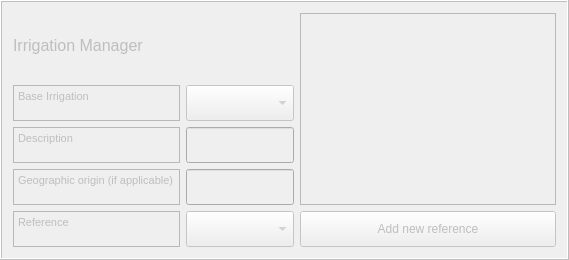
    <widget class="QFrame" name="frame1">
     <property name="enabled">
      <bool>false</bool>
     </property>
     <property name="sizePolicy">
      <sizepolicy hsizetype="Expanding" vsizetype="Preferred">
       <horstretch>0</horstretch>
       <verstretch>0</verstretch>
      </sizepolicy>
     </property>
     <property name="maximumSize">
      <size>
       <width>2000</width>
       <height>16777215</height>
      </size>
     </property>
     <property name="frameShape">
      <enum>QFrame::Box</enum>
     </property>
     <property name="frameShadow">
      <enum>QFrame::Raised</enum>
     </property>
     <layout class="QGridLayout" name="gridLayout_2">
      <item row="0" column="0" colspan="2">
       <widget class="QLabel" name="label_46">
        <property name="text">
         <string>&lt;!DOCTYPE HTML PUBLIC &quot;-//W3C//DTD HTML 4.0//EN&quot; &quot;http://www.w3.org/TR/REC-html40/strict.dtd&quot;&gt;
&lt;html&gt;&lt;head&gt;&lt;meta name=&quot;qrichtext&quot; content=&quot;1&quot; /&gt;&lt;style type=&quot;text/css&quot;&gt;
p, li { white-space: pre-wrap; }
&lt;/style&gt;&lt;/head&gt;&lt;body style=&quot; font-family:'MS Shell Dlg 2'; font-size:8pt; font-weight:400; font-style:normal;&quot;&gt;
&lt;p style=&quot; margin-top:0px; margin-bottom:0px; margin-left:0px; margin-right:0px; -qt-block-indent:0; text-indent:0px;&quot;&gt;&lt;span style=&quot; font-size:12pt;&quot;&gt;Irrigation Manager&lt;/span&gt;&lt;/p&gt;&lt;/body&gt;&lt;/html&gt;</string>
        </property>
       </widget>
      </item>
      <item row="0" column="2" rowspan="4">
       <widget class="QTextBrowser" name="textBrowserRef">
        <property name="sizePolicy">
         <sizepolicy hsizetype="Expanding" vsizetype="Expanding">
          <horstretch>0</horstretch>
          <verstretch>0</verstretch>
         </sizepolicy>
        </property>
        <property name="maximumSize">
         <size>
          <width>900</width>
          <height>500</height>
         </size>
        </property>
       </widget>
      </item>
      <item row="1" column="0">
       <widget class="QTextBrowser" name="textBrowserBaseESTM">
        <property name="sizePolicy">
         <sizepolicy hsizetype="Expanding" vsizetype="Preferred">
          <horstretch>0</horstretch>
          <verstretch>0</verstretch>
         </sizepolicy>
        </property>
        <property name="maximumSize">
         <size>
          <width>167</width>
          <height>36</height>
         </size>
        </property>
        <property name="html">
         <string>&lt;!DOCTYPE HTML PUBLIC &quot;-//W3C//DTD HTML 4.0//EN&quot; &quot;http://www.w3.org/TR/REC-html40/strict.dtd&quot;&gt;
&lt;html&gt;&lt;head&gt;&lt;meta name=&quot;qrichtext&quot; content=&quot;1&quot; /&gt;&lt;style type=&quot;text/css&quot;&gt;
p, li { white-space: pre-wrap; }
&lt;/style&gt;&lt;/head&gt;&lt;body style=&quot; font-family:'MS Shell Dlg 2'; font-size:7.8pt; font-weight:400; font-style:normal;&quot;&gt;
&lt;p style=&quot; margin-top:0px; margin-bottom:0px; margin-left:0px; margin-right:0px; -qt-block-indent:0; text-indent:0px;&quot;&gt;&lt;span style=&quot; font-size:8pt;&quot;&gt;Base Irrigation&lt;/span&gt;&lt;/p&gt;&lt;/body&gt;&lt;/html&gt;</string>
        </property>
       </widget>
      </item>
      <item row="1" column="1">
       <widget class="QComboBox" name="comboBoxBaseIrr">
        <property name="sizePolicy">
         <sizepolicy hsizetype="Preferred" vsizetype="Preferred">
          <horstretch>0</horstretch>
          <verstretch>0</verstretch>
         </sizepolicy>
        </property>
        <property name="minimumSize">
         <size>
          <width>0</width>
          <height>36</height>
         </size>
        </property>
        <property name="maximumSize">
         <size>
          <width>500</width>
          <height>36</height>
         </size>
        </property>
       </widget>
      </item>
      <item row="2" column="0">
       <widget class="QTextBrowser" name="textBrowserDesc">
        <property name="sizePolicy">
         <sizepolicy hsizetype="Expanding" vsizetype="Preferred">
          <horstretch>0</horstretch>
          <verstretch>0</verstretch>
         </sizepolicy>
        </property>
        <property name="maximumSize">
         <size>
          <width>167</width>
          <height>36</height>
         </size>
        </property>
        <property name="html">
         <string>&lt;!DOCTYPE HTML PUBLIC &quot;-//W3C//DTD HTML 4.0//EN&quot; &quot;http://www.w3.org/TR/REC-html40/strict.dtd&quot;&gt;
&lt;html&gt;&lt;head&gt;&lt;meta name=&quot;qrichtext&quot; content=&quot;1&quot; /&gt;&lt;style type=&quot;text/css&quot;&gt;
p, li { white-space: pre-wrap; }
&lt;/style&gt;&lt;/head&gt;&lt;body style=&quot; font-family:'MS Shell Dlg 2'; font-size:7.8pt; font-weight:400; font-style:normal;&quot;&gt;
&lt;p style=&quot; margin-top:0px; margin-bottom:0px; margin-left:0px; margin-right:0px; -qt-block-indent:0; text-indent:0px;&quot;&gt;&lt;span style=&quot; font-size:8pt;&quot;&gt;Description&lt;/span&gt;&lt;/p&gt;&lt;/body&gt;&lt;/html&gt;</string>
        </property>
       </widget>
      </item>
      <item row="2" column="1">
       <widget class="QgsFilterLineEdit" name="textEditDesc">
        <property name="sizePolicy">
         <sizepolicy hsizetype="Expanding" vsizetype="Preferred">
          <horstretch>0</horstretch>
          <verstretch>0</verstretch>
         </sizepolicy>
        </property>
        <property name="maximumSize">
         <size>
          <width>16777215</width>
          <height>36</height>
         </size>
        </property>
        <property name="inputMethodHints">
         <set>Qt::ImhNone</set>
        </property>
        <property name="qgisRelation" stdset="0">
         <string notr="true"/>
        </property>
       </widget>
      </item>
      <item row="3" column="0">
       <widget class="QTextBrowser" name="textBrowserOrig">
        <property name="sizePolicy">
         <sizepolicy hsizetype="Expanding" vsizetype="Preferred">
          <horstretch>0</horstretch>
          <verstretch>0</verstretch>
         </sizepolicy>
        </property>
        <property name="maximumSize">
         <size>
          <width>167</width>
          <height>36</height>
         </size>
        </property>
        <property name="html">
         <string>&lt;!DOCTYPE HTML PUBLIC &quot;-//W3C//DTD HTML 4.0//EN&quot; &quot;http://www.w3.org/TR/REC-html40/strict.dtd&quot;&gt;
&lt;html&gt;&lt;head&gt;&lt;meta name=&quot;qrichtext&quot; content=&quot;1&quot; /&gt;&lt;style type=&quot;text/css&quot;&gt;
p, li { white-space: pre-wrap; }
&lt;/style&gt;&lt;/head&gt;&lt;body style=&quot; font-family:'MS Shell Dlg 2'; font-size:7.8pt; font-weight:400; font-style:normal;&quot;&gt;
&lt;p style=&quot; margin-top:0px; margin-bottom:0px; margin-left:0px; margin-right:0px; -qt-block-indent:0; text-indent:0px;&quot;&gt;&lt;span style=&quot; font-size:8pt;&quot;&gt;Geographic origin (if applicable)&lt;/span&gt;&lt;/p&gt;&lt;/body&gt;&lt;/html&gt;</string>
        </property>
       </widget>
      </item>
      <item row="3" column="1">
       <widget class="QgsFilterLineEdit" name="textEditOrig">
        <property name="sizePolicy">
         <sizepolicy hsizetype="Expanding" vsizetype="Preferred">
          <horstretch>0</horstretch>
          <verstretch>0</verstretch>
         </sizepolicy>
        </property>
        <property name="maximumSize">
         <size>
          <width>16777215</width>
          <height>36</height>
         </size>
        </property>
        <property name="qgisRelation" stdset="0">
         <string notr="true"/>
        </property>
       </widget>
      </item>
      <item row="4" column="0">
       <widget class="QTextBrowser" name="textBrowserOrig_2">
        <property name="sizePolicy">
         <sizepolicy hsizetype="Expanding" vsizetype="Preferred">
          <horstretch>0</horstretch>
          <verstretch>0</verstretch>
         </sizepolicy>
        </property>
        <property name="maximumSize">
         <size>
          <width>167</width>
          <height>36</height>
         </size>
        </property>
        <property name="html">
         <string>&lt;!DOCTYPE HTML PUBLIC &quot;-//W3C//DTD HTML 4.0//EN&quot; &quot;http://www.w3.org/TR/REC-html40/strict.dtd&quot;&gt;
&lt;html&gt;&lt;head&gt;&lt;meta name=&quot;qrichtext&quot; content=&quot;1&quot; /&gt;&lt;style type=&quot;text/css&quot;&gt;
p, li { white-space: pre-wrap; }
&lt;/style&gt;&lt;/head&gt;&lt;body style=&quot; font-family:'MS Shell Dlg 2'; font-size:7.8pt; font-weight:400; font-style:normal;&quot;&gt;
&lt;p style=&quot; margin-top:0px; margin-bottom:0px; margin-left:0px; margin-right:0px; -qt-block-indent:0; text-indent:0px;&quot;&gt;&lt;span style=&quot; font-size:8pt;&quot;&gt;Reference&lt;/span&gt;&lt;/p&gt;&lt;/body&gt;&lt;/html&gt;</string>
        </property>
       </widget>
      </item>
      <item row="4" column="1">
       <widget class="QComboBox" name="comboBoxRef">
        <property name="sizePolicy">
         <sizepolicy hsizetype="Preferred" vsizetype="Preferred">
          <horstretch>0</horstretch>
          <verstretch>0</verstretch>
         </sizepolicy>
        </property>
        <property name="minimumSize">
         <size>
          <width>0</width>
          <height>36</height>
         </size>
        </property>
        <property name="maximumSize">
         <size>
          <width>500</width>
          <height>36</height>
         </size>
        </property>
       </widget>
      </item>
      <item row="4" column="2">
       <widget class="QPushButton" name="pushButtonToRefManager">
        <property name="sizePolicy">
         <sizepolicy hsizetype="Minimum" vsizetype="Expanding">
          <horstretch>0</horstretch>
          <verstretch>0</verstretch>
         </sizepolicy>
        </property>
        <property name="maximumSize">
         <size>
          <width>16777215</width>
          <height>36</height>
         </size>
        </property>
        <property name="text">
         <string>Add new reference</string>
        </property>
       </widget>
      </item>
     </layout>
    </widget>
